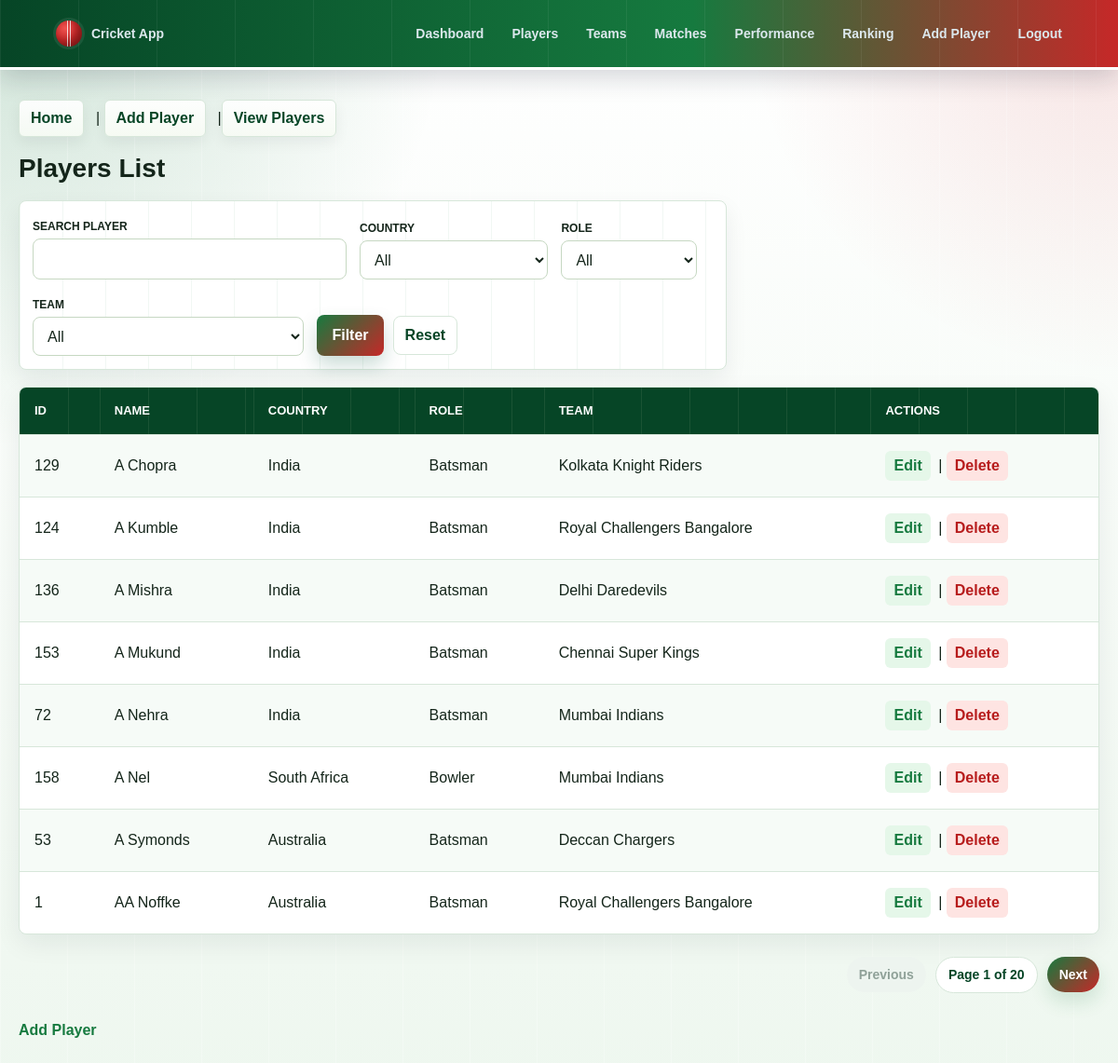
The page /myapp/players/view.php (signed in) on the database its author committed.
### tables this page shows
CREATE TABLE `Player` (
  `player_id` int(11) NOT NULL,
  `name` varchar(50) DEFAULT NULL,
  `country` varchar(50) DEFAULT NULL,
  `role` varchar(50) DEFAULT NULL
);

### myapp/players/view.php (the view, shortened to what this page needs)
<?php include('../header.php'); ?>
<a href="../index.php">Home</a> |
<?php if ($isAdmin) { ?><a href="add.php">Add Player</a> |<?php } ?>
<a href="view.php">View Players</a>
<?php
include('../config/db.php');
include('../pagination.php');
$search = isset($_GET['search']) ? trim($_GET['search']) : "";
$whereSQL = "";
$perPage = 8;
$page = isset($_GET['page']) ? max(1, (int)$_GET['page']) : 1;
$offset = ($page - 1) * $perPage;
$result = $conn->query("
SELECT p.player_id, p.name, p.country, p.role,
GROUP_CONCAT(DISTINCT t.team_name SEPARATOR ', ') AS teams
FROM Player p
LEFT JOIN Plays_For pf ON p.player_id = pf.player_id
LEFT JOIN Team t ON pf.team_id = t.team_id
$whereSQL
GROUP BY p.player_id
ORDER BY p.name
LIMIT $perPage OFFSET $offset
");
?>
<h2>Players List</h2>
<form class="filter-bar" method="GET">
    <div class="filter-field search-field">
        <label for="search">Search Player</label>
        <input id="search" type="search" name="search" value="<?php echo htmlspecialchars($search); ?>">
    </div>
    <div class="filter-field">
        <label for="country_filter">Country</label>
        <select id="country_filter" name="country">
            <option value="">All</option>
        </select>
    </div>
    <div class="filter-field">
        <label for="role_filter">Role</label>
        <select id="role_filter" name="role">
            <option value="">All</option>
        </select>
    </div>
    <div class="filter-field">
        <label for="team_filter">Team</label>
        <select id="team_filter" name="team">
            <option value="">All</option>
        </select>
    </div>
    <div class="filter-actions">
        <input type="submit" value="Filter">
        <a href="view.php">Reset</a>
    </div>
</form>
<table border="1" cellpadding="10">
<tr>
    <th>ID</th>
    <th>Name</th>
    <th>Country</th>
    <th>Role</th>
    <th>Team</th>
    <?php if ($isAdmin) { ?><th>Actions</th><?php } ?>
</tr>
<?php
while ($row = $result->fetch_assoc()) {
    echo "<tr>";
    echo "<td>" . $row["player_id"] . "</td>";
    echo "<td>" . $row["name"] . "</td>";
    echo "<td>" . $row["country"] . "</td>";
    echo "<td>" . $row["role"] . "</td>";
   echo "<td>" . ($row["teams"] ? $row["teams"] : "No Team") . "</td>";
    if ($isAdmin) {
        echo "<td>
                <a href='edit.php?id=".$row["player_id"]."'>Edit</a> |
                <a href='delete.php?id=".$row["player_id"]."'>Delete</a>
              </td>";
    }
    echo "</tr>";
}
?>
</table>
<br>
<?php if ($isAdmin) { ?><a href="add.php">Add Player</a><?php } ?>
<?php include('../footer.php'); ?>

### myapp/style.css (style rules this page uses)
:root { --bg: #eef7ef; --panel: #ffffff; --panel-soft: #f6fbf7; --ink: #14251a; --muted: #607466; --line: #d7e7da; --brand: #167a3f; --brand-dark: #064526; --brand-soft: #e5f7e9; --pitch: #2f9b55; --pitch-dark: #0d5d32; --ball: #c62828; --ball-dark: #8b1515; --cream: #ffffff; --accent: #c62828; --danger: #b71c1c; --shadow: 0 18px 45px rgba(15, 23, 42, 0.1); --shadow-soft: 0 10px 28px rgba(15, 23, 42, 0.07); }
* { box-sizing: border-box; }
html { min-height: 100%; }
body { margin: 0; min-height: 100vh; color: var(--ink); font-family: Arial, Helvetica, sans-serif; line-height: 1.5; background: linear-gradient(90deg, rgba(255, 255, 255, 0.24) 1px, transparent 1px), radial-gradient(circle at top left, rgba(22, 122, 63, 0.2), transparent 30rem), radial-gradient(circle at top right, rgba(198, 40, 40, 0.13), transparent 25rem), linear-gradient(180deg, #ffffff 0%, var(--bg) 100%); background-size: 72px 72px, auto, auto, auto; }
h1, h2 { margin: 0 0 18px; color: var(--ink); line-height: 1.15; }
h2 { font-size: clamp(20px, 2.4vw, 28px); }
a { color: var(--brand); font-weight: 700; text-decoration: none; }
.page-shell > hr + a, .page-shell > hr + a + a, .page-shell > hr + a + a + a, .page-shell > hr + a + a + a + a { display: inline-flex; align-items: center; min-height: 36px; margin: 0 8px 18px 0; padding: 7px 12px; border: 1px solid var(--line); border-radius: 6px; color: var(--brand-dark); background: linear-gradient(180deg, rgba(255, 255, 255, 0.92), rgba(247, 251, 244, 0.92)); box-shadow: 0 6px 16px rgba(15, 23, 42, 0.06); }
form { width: min(100%, 460px); margin: 0 0 24px; padding: 22px; border: 1px solid var(--line); border-radius: 8px; background: rgba(255, 255, 255, 0.92); box-shadow: var(--shadow); }
form[method="GET"] { width: min(100%, 760px); display: flex; align-items: end; gap: 14px; flex-wrap: wrap; box-shadow: 0 10px 25px rgba(15, 23, 42, 0.07); }
.filter-bar { width: 100%; display: grid; grid-template-columns: minmax(220px, 1.4fr) repeat(3, minmax(140px, 1fr)) auto; gap: 12px; align-items: end; margin: 0 0 18px; padding: 14px; border: 1px solid var(--line); border-radius: 8px; background: linear-gradient(90deg, rgba(22, 122, 63, 0.06) 1px, transparent 1px), #ffffff; background-size: 46px 100%, auto; box-shadow: none; }
.filter-field label { margin-bottom: 4px; font-size: 12px; text-transform: uppercase; }
.filter-field input, .filter-field select { margin: 0; }
.filter-actions { display: flex; align-items: center; gap: 10px; }
.filter-actions input[type="submit"] { min-height: 42px; margin: 0; }
.filter-actions a { display: inline-flex; align-items: center; min-height: 42px; padding: 8px 12px; border: 1px solid var(--line); border-radius: 8px; color: var(--brand-dark); background: #ffffff; }
label { display: inline-block; margin-bottom: 6px; color: var(--ink); font-weight: 700; }
input, select { width: 100%; min-height: 42px; margin: 6px 0 16px; padding: 9px 11px; border: 1px solid #c6d8c2; border-radius: 8px; color: var(--ink); background: #ffffff; font: inherit; }
button, input[type="submit"] { width: auto; min-height: 42px; margin: 4px 0 0; padding: 10px 16px; border: 0; border-radius: 8px; color: #ffffff; background: linear-gradient(135deg, var(--brand), var(--ball)); cursor: pointer; font-weight: 800; box-shadow: 0 10px 20px rgba(17, 97, 73, 0.22); }
table { width: 100%; margin: 8px 0 24px; border-collapse: separate; border-spacing: 0; overflow: hidden; border: 1px solid var(--line); border-radius: 8px; background: var(--panel); box-shadow: var(--shadow-soft); }
th, td { padding: 15px 16px; border: 0; border-bottom: 1px solid var(--line); text-align: left; vertical-align: middle; }
th { color: #ffffff; background: linear-gradient(90deg, rgba(255, 247, 220, 0.08) 1px, transparent 1px), #064526; background-size: 52px 100%, auto; font-size: 13px; letter-spacing: 0; text-transform: uppercase; }
tr:nth-child(even) td { background: var(--panel-soft); }
tr:last-child td { border-bottom: 0; }
td a { display: inline-flex; min-height: 30px; align-items: center; margin: 2px 4px 2px 0; padding: 4px 9px; border-radius: 6px; background: var(--brand-soft); }
td a[href*="delete"] { color: var(--danger); background: #fee4e2; }

### rows shown on the page
player: player_id "129", name "A Chopra", country "India", role "Batsman", teams "Kolkata Knight Riders"
player: player_id "124", name "A Kumble", country "India", role "Batsman", teams "Royal Challengers Bangalore"
player: player_id "136", name "A Mishra", country "India", role "Batsman", teams "Delhi Daredevils"
player: player_id "153", name "A Mukund", country "India", role "Batsman", teams "Chennai Super Kings"
player: player_id "72", name "A Nehra", country "India", role "Batsman", teams "Mumbai Indians"
player: player_id "158", name "A Nel", country "South Africa", role "Bowler", teams "Mumbai Indians"
player: player_id "53", name "A Symonds", country "Australia", role "Batsman", teams "Deccan Chargers"
player: player_id "1", name "AA Noffke", country "Australia", role "Batsman", teams "Royal Challengers Bangalore"

### other values the page prints
$currentPage "1"
$totalPages "20"
